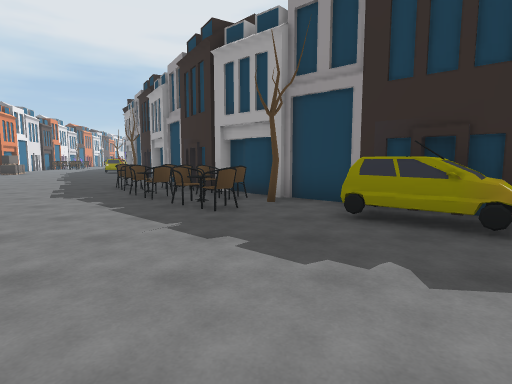
view 1 (above)

16 first-person views from a walk through a Unity game level. The camera is 1.5 m above the floor, tilts 6° down and sees 80° across. The floor is counted in squares, 2 m on a side. Each view is taken from the middle of a square. On the plan, view 1 faces up. The plan holds only what a view shows up to about 10 squares ahead; the rest is blank. The place goes on beyond the plan.

view 2
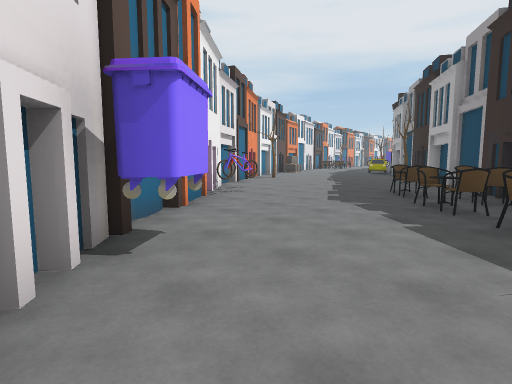

view 3
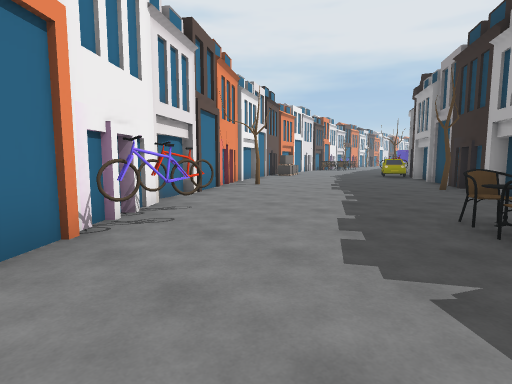

view 4
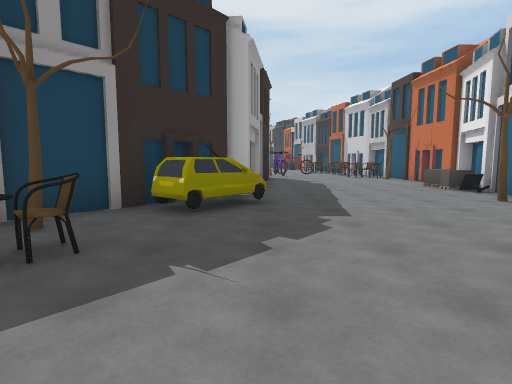

view 5
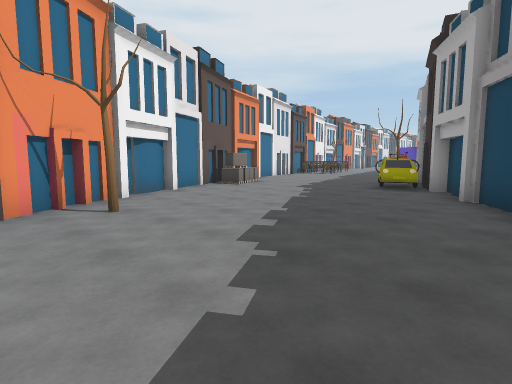

view 6
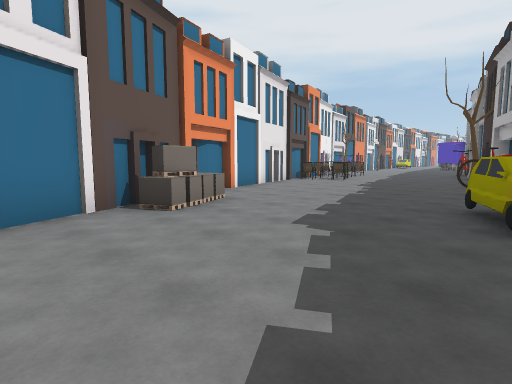

view 7
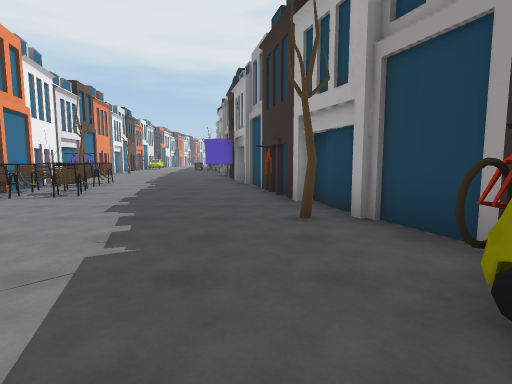

view 8
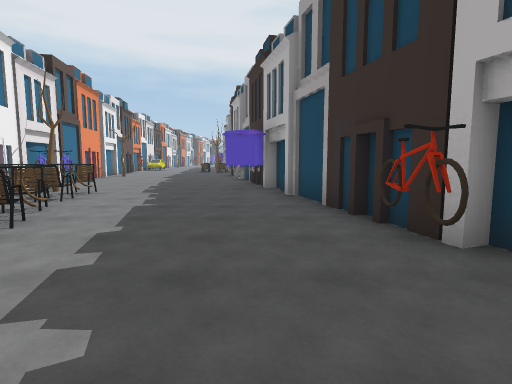

view 9
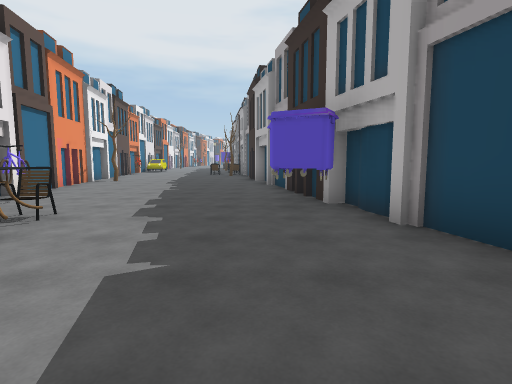

view 10
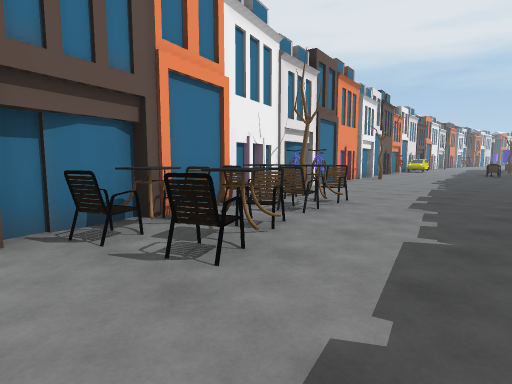

view 11
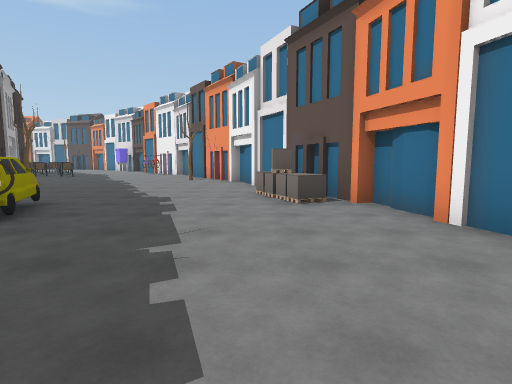

view 12
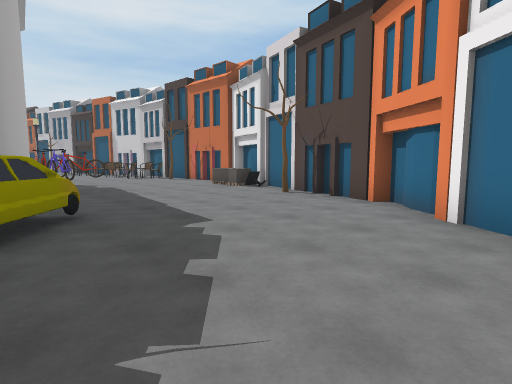

view 13
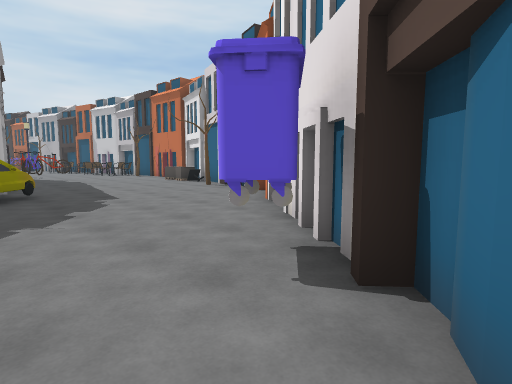

view 14
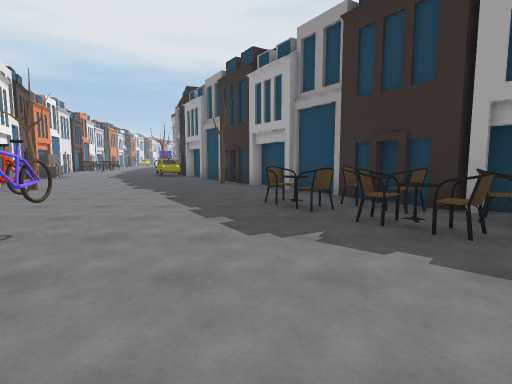

view 15
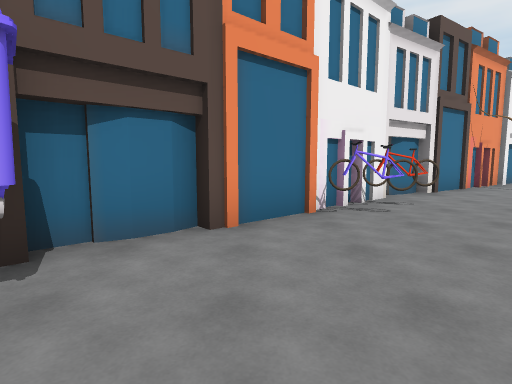

view 16
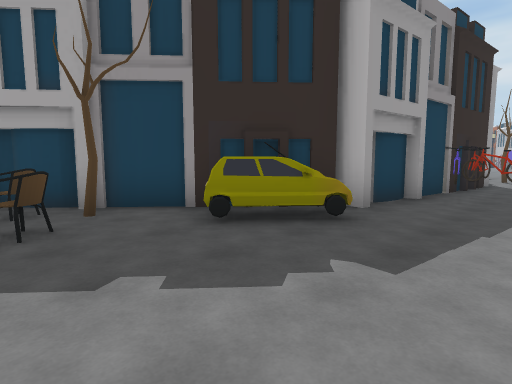

### Floor plan
Key: @ floor where view 1 was taken; # wall or solid block; . floor; B building; T tree; C car; I bike; A table; O other object.
Columns run from 18 left of view 1 to 7 right of it. Each row starts with its distance up from view 1.
 33  ......
 32 #......B
 31  ......
 30  B.....#
 29  #.....B
 28  BI....B#
 27  BTO....B
 26  #BO....B
 25   BO....##
 24   #OO....#
 23   #OO....B
 22   #.....I##
 21    B.....B#
 20    #.....TB
 19    #......B
 18    #.....IB#
 17     BO....CB
 16     BB......#
 15      #O......
 14      #.......B
 13       B......T#
 12       #.......##
 11        BT......B
 10        #........##
  9         B.......B#
  8          B....OOO##
  7          #.I....OB#
  6          ##II...OOBB#
  5            BI....OT.###
  4             B......CCB##
  3             ##......CCB#BB
  2              ##O........IO
  1               #B..........
  0                 #.@.......
 -1                 ##...T....
 -2                   B#B.AOO.
 -3                       ##BB

Where each view was taken, in squares from view 1:
view 1: 0 up, 0 right, facing up
view 2: 1 up, 1 left, facing up-left
view 3: 4 up, 3 left, facing up-left
view 4: 3 up, 3 left, facing right
view 5: 9 up, 5 left, facing up-left
view 6: 13 up, 8 left, facing up-left
view 7: 17 up, 10 left, facing up
view 8: 20 up, 11 left, facing up
view 9: 23 up, 12 left, facing up
view 10: 22 up, 12 left, facing up-left
view 11: 22 up, 12 left, facing down
view 12: 4 up, 2 left, facing down-right
view 13: 4 up, 5 left, facing down-right
view 14: 3 up, 4 left, facing up
view 15: 4 up, 2 left, facing left
view 16: 1 up, 1 left, facing up-right
